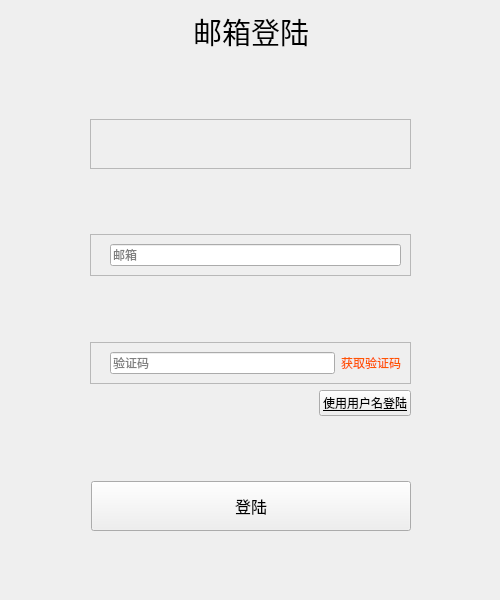
                 <widget class="QWidget" name="emailPage">
                  <widget class="QWidget" name="layoutWidget_2">
                   <property name="geometry">
                    <rect>
                     <x>10</x>
                     <y>10</y>
                     <width>481</width>
                     <height>581</height>
                    </rect>
                   </property>
                   <layout class="QVBoxLayout" name="verticalLayout_4">
                    <item>
                     <layout class="QHBoxLayout" name="horizontalLayout_28">
                      <item>
                       <spacer name="horizontalSpacer_55">
                        <property name="orientation">
                         <enum>Qt::Horizontal</enum>
                        </property>
                        <property name="sizeHint" stdset="0">
                         <size>
                          <width>40</width>
                          <height>20</height>
                         </size>
                        </property>
                       </spacer>
                      </item>
                      <item>
                       <widget class="QLabel" name="label_email">
                        <property name="font">
                         <font>
                          <family>Arial</family>
                          <pointsize>22</pointsize>
                         </font>
                        </property>
                        <property name="text">
                         <string>邮箱登陆</string>
                        </property>
                       </widget>
                      </item>
                      <item>
                       <spacer name="horizontalSpacer_56">
                        <property name="orientation">
                         <enum>Qt::Horizontal</enum>
                        </property>
                        <property name="sizeHint" stdset="0">
                         <size>
                          <width>40</width>
                          <height>20</height>
                         </size>
                        </property>
                       </spacer>
                      </item>
                     </layout>
                    </item>
                    <item>
                     <spacer name="verticalSpacer_20">
                      <property name="orientation">
                       <enum>Qt::Vertical</enum>
                      </property>
                      <property name="sizeHint" stdset="0">
                       <size>
                        <width>20</width>
                        <height>40</height>
                       </size>
                      </property>
                     </spacer>
                    </item>
                    <item>
                     <layout class="QHBoxLayout" name="horizontalLayout_29">
                      <item>
                       <spacer name="horizontalSpacer_57">
                        <property name="orientation">
                         <enum>Qt::Horizontal</enum>
                        </property>
                        <property name="sizeType">
                         <enum>QSizePolicy::Fixed</enum>
                        </property>
                        <property name="sizeHint" stdset="0">
                         <size>
                          <width>80</width>
                          <height>20</height>
                         </size>
                        </property>
                       </spacer>
                      </item>
                      <item>
                       <widget class="QFrame" name="frame_err_3">
                        <property name="styleSheet">
                         <string notr="true">#frame_user_name::!hover{

      border: 1px solid #c7c7c7;
      border-radius: 2px;
	  margin-top: 0ex

}
#frame_user_name::hover{
      border: 1px solid #58a6ee;
      border-radius: 2px;
	  margin-top: 0ex
}</string>
                        </property>
                        <property name="frameShape">
                         <enum>QFrame::StyledPanel</enum>
                        </property>
                        <property name="frameShadow">
                         <enum>QFrame::Raised</enum>
                        </property>
                        <layout class="QGridLayout" name="gridLayout_13">
                         <item row="1" column="0">
                          <layout class="QHBoxLayout" name="horizontalLayout_30">
                           <item>
                            <spacer name="horizontalSpacer_58">
                             <property name="orientation">
                              <enum>Qt::Horizontal</enum>
                             </property>
                             <property name="sizeType">
                              <enum>QSizePolicy::Fixed</enum>
                             </property>
                             <property name="sizeHint" stdset="0">
                              <size>
                               <width>10</width>
                               <height>20</height>
                              </size>
                             </property>
                            </spacer>
                           </item>
                           <item>
                            <widget class="QLabel" name="err_logo_3">
                             <property name="sizePolicy">
                              <sizepolicy hsizetype="Fixed" vsizetype="Fixed">
                               <horstretch>0</horstretch>
                               <verstretch>0</verstretch>
                              </sizepolicy>
                             </property>
                             <property name="minimumSize">
                              <size>
                               <width>30</width>
                               <height>30</height>
                              </size>
                             </property>
                             <property name="maximumSize">
                              <size>
                               <width>30</width>
                               <height>30</height>
                              </size>
                             </property>
                             <property name="text">
                              <string/>
                             </property>
                             <property name="pixmap">
                              <pixmap resource="pic.qrc">:/res/pic/icon_error_tip.png</pixmap>
                             </property>
                             <property name="scaledContents">
                              <bool>true</bool>
                             </property>
                            </widget>
                           </item>
                           <item>
                            <widget class="QLabel" name="err_msg_3">
                             <property name="styleSheet">
                              <string notr="true">color: rgb(255, 0, 0);
font: 12pt &quot;黑体&quot;;</string>
                             </property>
                             <property name="text">
                              <string/>
                             </property>
                            </widget>
                           </item>
                          </layout>
                         </item>
                        </layout>
                       </widget>
                      </item>
                      <item>
                       <spacer name="horizontalSpacer_59">
                        <property name="orientation">
                         <enum>Qt::Horizontal</enum>
                        </property>
                        <property name="sizeType">
                         <enum>QSizePolicy::Fixed</enum>
                        </property>
                        <property name="sizeHint" stdset="0">
                         <size>
                          <width>80</width>
                          <height>20</height>
                         </size>
                        </property>
                       </spacer>
                      </item>
                     </layout>
                    </item>
                    <item>
                     <spacer name="verticalSpacer_21">
                      <property name="orientation">
                       <enum>Qt::Vertical</enum>
                      </property>
                      <property name="sizeHint" stdset="0">
                       <size>
                        <width>20</width>
                        <height>40</height>
                       </size>
                      </property>
                     </spacer>
                    </item>
                    <item>
                     <layout class="QHBoxLayout" name="horizontalLayout_35">
                      <item>
                       <spacer name="horizontalSpacer_66">
                        <property name="orientation">
                         <enum>Qt::Horizontal</enum>
                        </property>
                        <property name="sizeType">
                         <enum>QSizePolicy::Fixed</enum>
                        </property>
                        <property name="sizeHint" stdset="0">
                         <size>
                          <width>80</width>
                          <height>20</height>
                         </size>
                        </property>
                       </spacer>
                      </item>
                      <item>
                       <widget class="QFrame" name="frame_email_2">
                        <property name="styleSheet">
                         <string notr="true">#frame_email::!hover{

      border: 1px solid #c7c7c7;
      border-radius: 2px;
	  margin-top: 0ex

}
#frame_email::hover{
      border: 1px solid #58a6ee;
      border-radius: 2px;
	  margin-top: 0ex
}

#frame_email{
    border: 1px solid #696969;
    border-radius: 5px;
}</string>
                        </property>
                        <property name="frameShape">
                         <enum>QFrame::StyledPanel</enum>
                        </property>
                        <property name="frameShadow">
                         <enum>QFrame::Raised</enum>
                        </property>
                        <layout class="QGridLayout" name="gridLayout_16">
                         <item row="1" column="0">
                          <layout class="QHBoxLayout" name="horizontalLayout_36">
                           <item>
                            <spacer name="horizontalSpacer_67">
                             <property name="orientation">
                              <enum>Qt::Horizontal</enum>
                             </property>
                             <property name="sizeType">
                              <enum>QSizePolicy::Fixed</enum>
                             </property>
                             <property name="sizeHint" stdset="0">
                              <size>
                               <width>10</width>
                               <height>20</height>
                              </size>
                             </property>
                            </spacer>
                           </item>
                           <item>
                            <widget class="QLineEdit" name="email_edit_2">
                             <property name="styleSheet">
                              <string notr="true">font: 14pt &quot;黑体&quot;;</string>
                             </property>
                             <property name="text">
                              <string/>
                             </property>
                             <property name="placeholderText">
                              <string>邮箱</string>
                             </property>
                             <property name="clearButtonEnabled">
                              <bool>true</bool>
                             </property>
                            </widget>
                           </item>
                          </layout>
                         </item>
                        </layout>
                       </widget>
                      </item>
                      <item>
                       <spacer name="horizontalSpacer_68">
                        <property name="orientation">
                         <enum>Qt::Horizontal</enum>
                        </property>
                        <property name="sizeType">
                         <enum>QSizePolicy::Fixed</enum>
                        </property>
                        <property name="sizeHint" stdset="0">
                         <size>
                          <width>80</width>
                          <height>20</height>
                         </size>
                        </property>
                       </spacer>
                      </item>
                     </layout>
                    </item>
                    <item>
                     <spacer name="verticalSpacer_4">
                      <property name="orientation">
                       <enum>Qt::Vertical</enum>
                      </property>
                      <property name="sizeHint" stdset="0">
                       <size>
                        <width>20</width>
                        <height>40</height>
                       </size>
                      </property>
                     </spacer>
                    </item>
                    <item>
                     <layout class="QHBoxLayout" name="horizontalLayout_37">
                      <item>
                       <spacer name="horizontalSpacer_69">
                        <property name="orientation">
                         <enum>Qt::Horizontal</enum>
                        </property>
                        <property name="sizeType">
                         <enum>QSizePolicy::Fixed</enum>
                        </property>
                        <property name="sizeHint" stdset="0">
                         <size>
                          <width>80</width>
                          <height>20</height>
                         </size>
                        </property>
                       </spacer>
                      </item>
                      <item>
                       <widget class="QFrame" name="frame_code_2">
                        <property name="styleSheet">
                         <string notr="true">#frame_code::!hover{

      border: 1px solid #c7c7c7;
      border-radius: 2px;
	  margin-top: 0ex

}
#frame_code::hover{
      border: 1px solid #58a6ee;
      border-radius: 2px;
	  margin-top: 0ex
}

#frame_code{
    border: 1px solid #696969;
    border-radius: 5px;
}</string>
                        </property>
                        <property name="frameShape">
                         <enum>QFrame::StyledPanel</enum>
                        </property>
                        <property name="frameShadow">
                         <enum>QFrame::Raised</enum>
                        </property>
                        <layout class="QGridLayout" name="gridLayout_17">
                         <item row="1" column="0">
                          <layout class="QHBoxLayout" name="horizontalLayout_38">
                           <item>
                            <spacer name="horizontalSpacer_70">
                             <property name="orientation">
                              <enum>Qt::Horizontal</enum>
                             </property>
                             <property name="sizeType">
                              <enum>QSizePolicy::Fixed</enum>
                             </property>
                             <property name="sizeHint" stdset="0">
                              <size>
                               <width>10</width>
                               <height>20</height>
                              </size>
                             </property>
                            </spacer>
                           </item>
                           <item>
                            <widget class="QLineEdit" name="code_edit_2">
                             <property name="styleSheet">
                              <string notr="true">font: 14pt &quot;黑体&quot;;</string>
                             </property>
                             <property name="placeholderText">
                              <string>验证码</string>
                             </property>
                            </widget>
                           </item>
                           <item>
                            <widget class="QPushButton" name="getcodeButton_2">
                             <property name="styleSheet">
                              <string notr="true">QPushButton {
     background-color: transparent;
     border: none;
	 color: rgb(255, 85, 0);
}</string>
                             </property>
                             <property name="text">
                              <string>获取验证码</string>
                             </property>
                            </widget>
                           </item>
                          </layout>
                         </item>
                        </layout>
                       </widget>
                      </item>
                      <item>
                       <spacer name="horizontalSpacer_71">
                        <property name="orientation">
                         <enum>Qt::Horizontal</enum>
                        </property>
                        <property name="sizeType">
                         <enum>QSizePolicy::Fixed</enum>
                        </property>
                        <property name="sizeHint" stdset="0">
                         <size>
                          <width>80</width>
                          <height>20</height>
                         </size>
                        </property>
                       </spacer>
                      </item>
                     </layout>
                    </item>
                    <item>
                     <layout class="QHBoxLayout" name="horizontalLayout_39">
                      <item>
                       <spacer name="horizontalSpacer_72">
                        <property name="orientation">
                         <enum>Qt::Horizontal</enum>
                        </property>
                        <property name="sizeHint" stdset="0">
                         <size>
                          <width>28</width>
                          <height>20</height>
                         </size>
                        </property>
                       </spacer>
                      </item>
                      <item>
                       <spacer name="horizontalSpacer_73">
                        <property name="orientation">
                         <enum>Qt::Horizontal</enum>
                        </property>
                        <property name="sizeHint" stdset="0">
                         <size>
                          <width>40</width>
                          <height>20</height>
                         </size>
                        </property>
                       </spacer>
                      </item>
                      <item>
                       <widget class="QPushButton" name="btn_username">
                        <property name="font">
                         <font>
                          <family>Arial</family>
                          <underline>true</underline>
                         </font>
                        </property>
                        <property name="text">
                         <string>使用用户名登陆</string>
                        </property>
                       </widget>
                      </item>
                      <item>
                       <spacer name="horizontalSpacer_74">
                        <property name="orientation">
                         <enum>Qt::Horizontal</enum>
                        </property>
                        <property name="sizeType">
                         <enum>QSizePolicy::Fixed</enum>
                        </property>
                        <property name="sizeHint" stdset="0">
                         <size>
                          <width>80</width>
                          <height>20</height>
                         </size>
                        </property>
                       </spacer>
                      </item>
                     </layout>
                    </item>
                    <item>
                     <spacer name="verticalSpacer_24">
                      <property name="orientation">
                       <enum>Qt::Vertical</enum>
                      </property>
                      <property name="sizeHint" stdset="0">
                       <size>
                        <width>20</width>
                        <height>13</height>
                       </size>
                      </property>
                     </spacer>
                    </item>
                    <item>
                     <layout class="QHBoxLayout" name="horizontalLayout_40">
                      <item>
                       <spacer name="horizontalSpacer_75">
                        <property name="orientation">
                         <enum>Qt::Horizontal</enum>
                        </property>
                        <property name="sizeHint" stdset="0">
                         <size>
                          <width>40</width>
                          <height>20</height>
                         </size>
                        </property>
                       </spacer>
                      </item>
                      <item>
                       <widget class="QPushButton" name="btn_email_login">
                        <property name="sizePolicy">
                         <sizepolicy hsizetype="Fixed" vsizetype="Fixed">
                          <horstretch>0</horstretch>
                          <verstretch>0</verstretch>
                         </sizepolicy>
                        </property>
                        <property name="minimumSize">
                         <size>
                          <width>320</width>
                          <height>50</height>
                         </size>
                        </property>
                        <property name="maximumSize">
                         <size>
                          <width>320</width>
                          <height>50</height>
                         </size>
                        </property>
                        <property name="font">
                         <font>
                          <family>Arial</family>
                          <pointsize>12</pointsize>
                         </font>
                        </property>
                        <property name="text">
                         <string>登陆</string>
                        </property>
                       </widget>
                      </item>
                      <item>
                       <spacer name="horizontalSpacer_76">
                        <property name="orientation">
                         <enum>Qt::Horizontal</enum>
                        </property>
                        <property name="sizeHint" stdset="0">
                         <size>
                          <width>40</width>
                          <height>20</height>
                         </size>
                        </property>
                       </spacer>
                      </item>
                     </layout>
                    </item>
                    <item>
                     <spacer name="verticalSpacer_2">
                      <property name="orientation">
                       <enum>Qt::Vertical</enum>
                      </property>
                      <property name="sizeHint" stdset="0">
                       <size>
                        <width>20</width>
                        <height>40</height>
                       </size>
                      </property>
                     </spacer>
                    </item>
                   </layout>
                  </widget>
                 </widget>
